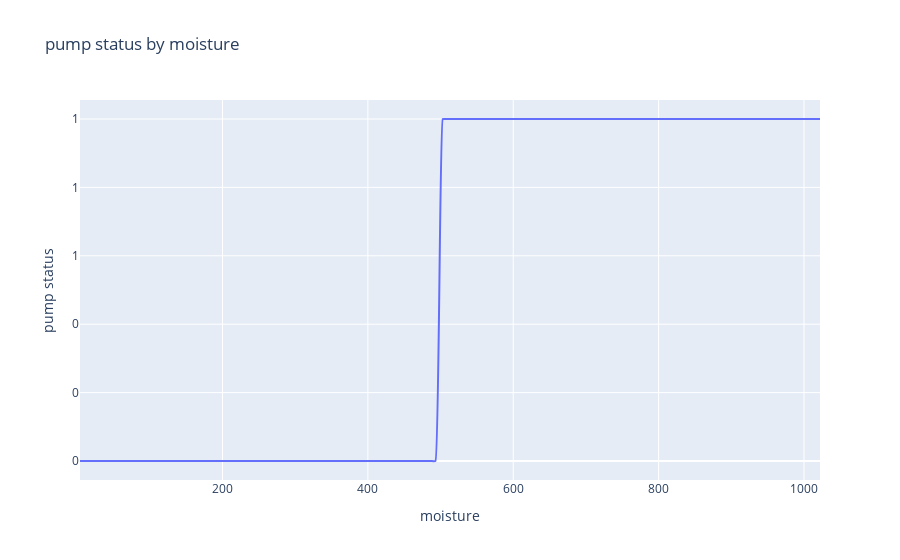

The cell this chart's notebook holds for it:
### Markdown cell above
In the graph above we can see how pump status and other columns are related. We can see the relation between pump and moisture is a step function in nature.

### Code cell
df = data.reset_index().drop('index', axis=1, errors='ignore')
df.columns = [str(c) for c in df.columns]

chart_data = pd.concat([
    df['moisture'],
    df['pump'],
], axis=1)
chart_data = chart_data.sort_values(['moisture'])
chart_data = chart_data.rename(columns={'moisture': 'x'})
chart_data = chart_data.dropna()


charts = []
line_cfg = {'line': {'shape': 'spline', 'smoothing': 0.3}, 'mode': 'lines'}
charts.append(go.Scatter(
    x=chart_data['x'], y=chart_data['pump'], name='pump', **line_cfg
))
figure = go.Figure(data=charts, layout=go.Layout({
    'legend': {'orientation': 'h'},
    'title': {'text': 'pump status by moisture'},
    'xaxis': {'tickformat': '.0f', 'title': {'text': 'moisture'}},
    'yaxis': {'tickformat': '.0f', 'title': {'text': 'pump status'}}
}))

init_notebook_mode(connected=True)
figure.pop('id', None)
iplot(figure)

### Figure 1 — Plotly figure (JSON) as saved in the notebook; plotly's stock layout.template omitted (floating-point values rounded to 4 significant figures; data arrays with more than 128 entries replaced by an {"elided": "..."} marker saying what was removed)
{"data": [{"line": {"shape": "spline", "smoothing": 0.3}, "mode": "lines", "name": "pump", "type": "scatter", "x": {"elided": "200 int values"}, "y": {"elided": "200 int values"}}], "layout": {"legend": {"orientation": "h"}, "title": {"text": "pump status by moisture"}, "xaxis": {"tickformat": ".0f", "title": {"text": "moisture"}}, "yaxis": {"tickformat": ".0f", "title": {"text": "pump status"}}}}
